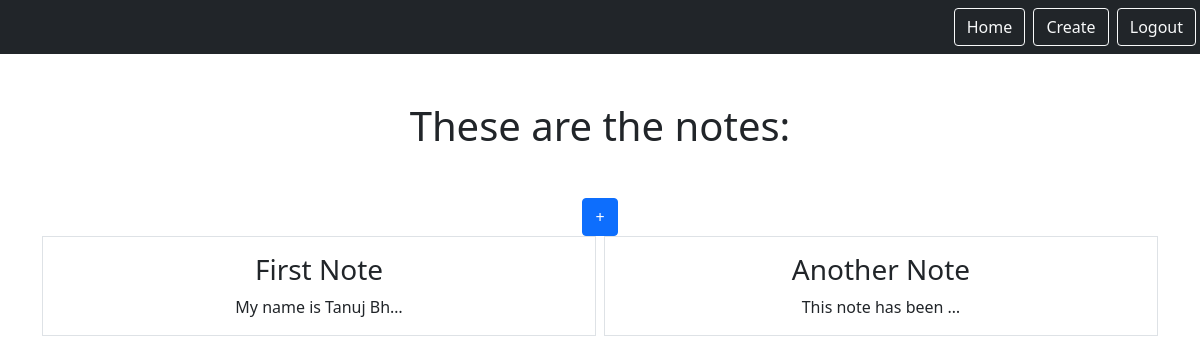
Page /smart/notes (signed in) on the earlier database version.
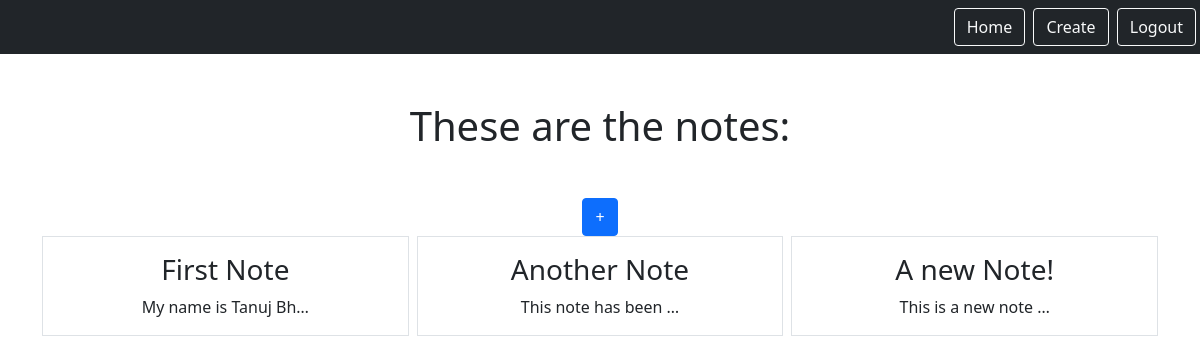
Same page on the later database version.
### notes/models.py (models this page shows)
class Notes(models.Model):
    title = models.CharField(max_length=200)
    text = models.TextField()
    created = models.DateTimeField(auto_now_add=True)
    user = models.ForeignKey(User, on_delete=models.CASCADE, related_name="notes")

### notes/views.py (the view, shortened to what this page needs)
# urls.py: path('notes', views.NotesListView.as_view(), name="note.list"),
class NotesListView(LoginRequiredMixin, ListView):
    model = Notes
    context_object_name = "notes"
    template_name = 'notes/note_list.html'
    login_url='/admin'

### notes/templates/notes/note_list.html (shortened to what this page needs)
{% extends "base.html"%} {%block content%}
<h1 class="my-5">These are the notes:</h1>
<div>
  <a href="{%url 'note.new'%}" class="btn btn-primary text-left">+</a>
</div>
<div class="row row-cols3 g-2">
  {%for note in notes%}
  <div class="col">
    <div class="p-3 border">
      <a
        href="{% url 'note.detail' pk=note.id %}"
        class="text-dark text-decoration-none"
      >
        <h3>{{note.title}}</h3>
      </a>
      {{note.text|truncatechars:20}}
    </div>
  </div>
  {%endfor%} {%endblock%}

Differences in the rows shown:
added Notes: title "A new Note!", text "This is a new note …"
